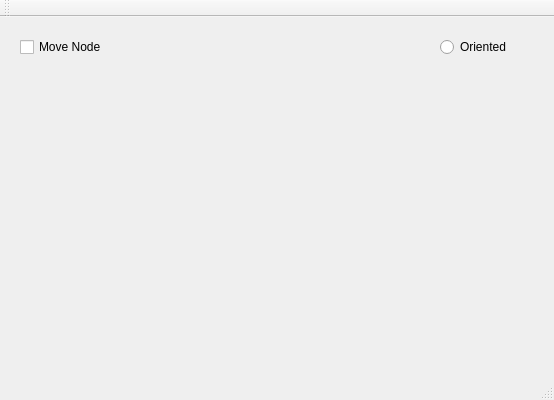
<?xml version="1.0" encoding="UTF-8"?>
<ui version="4.0">
 <class>GraphClass</class>
 <widget class="QMainWindow" name="GraphClass">
  <property name="geometry">
   <rect>
    <x>0</x>
    <y>0</y>
    <width>554</width>
    <height>400</height>
   </rect>
  </property>
  <property name="windowTitle">
   <string>Graph</string>
  </property>
  <widget class="QWidget" name="centralWidget">
   <widget class="QRadioButton" name="radioButton">
    <property name="geometry">
     <rect>
      <x>440</x>
      <y>20</y>
      <width>89</width>
      <height>20</height>
     </rect>
    </property>
    <property name="text">
     <string>Oriented</string>
    </property>
   </widget>
   <widget class="QCheckBox" name="checkBox">
    <property name="geometry">
     <rect>
      <x>20</x>
      <y>20</y>
      <width>121</width>
      <height>20</height>
     </rect>
    </property>
    <property name="text">
     <string>Move Node</string>
    </property>
   </widget>
  </widget>
  <widget class="QMenuBar" name="menuBar">
   <property name="geometry">
    <rect>
     <x>0</x>
     <y>0</y>
     <width>554</width>
     <height>22</height>
    </rect>
   </property>
  </widget>
  <widget class="QToolBar" name="mainToolBar">
   <attribute name="toolBarArea">
    <enum>TopToolBarArea</enum>
   </attribute>
   <attribute name="toolBarBreak">
    <bool>false</bool>
   </attribute>
  </widget>
  <widget class="QStatusBar" name="statusBar"/>
 </widget>
 <layoutdefault spacing="6" margin="11"/>
 <resources>
  <include location="Graph.qrc"/>
 </resources>
 <connections/>
</ui>
